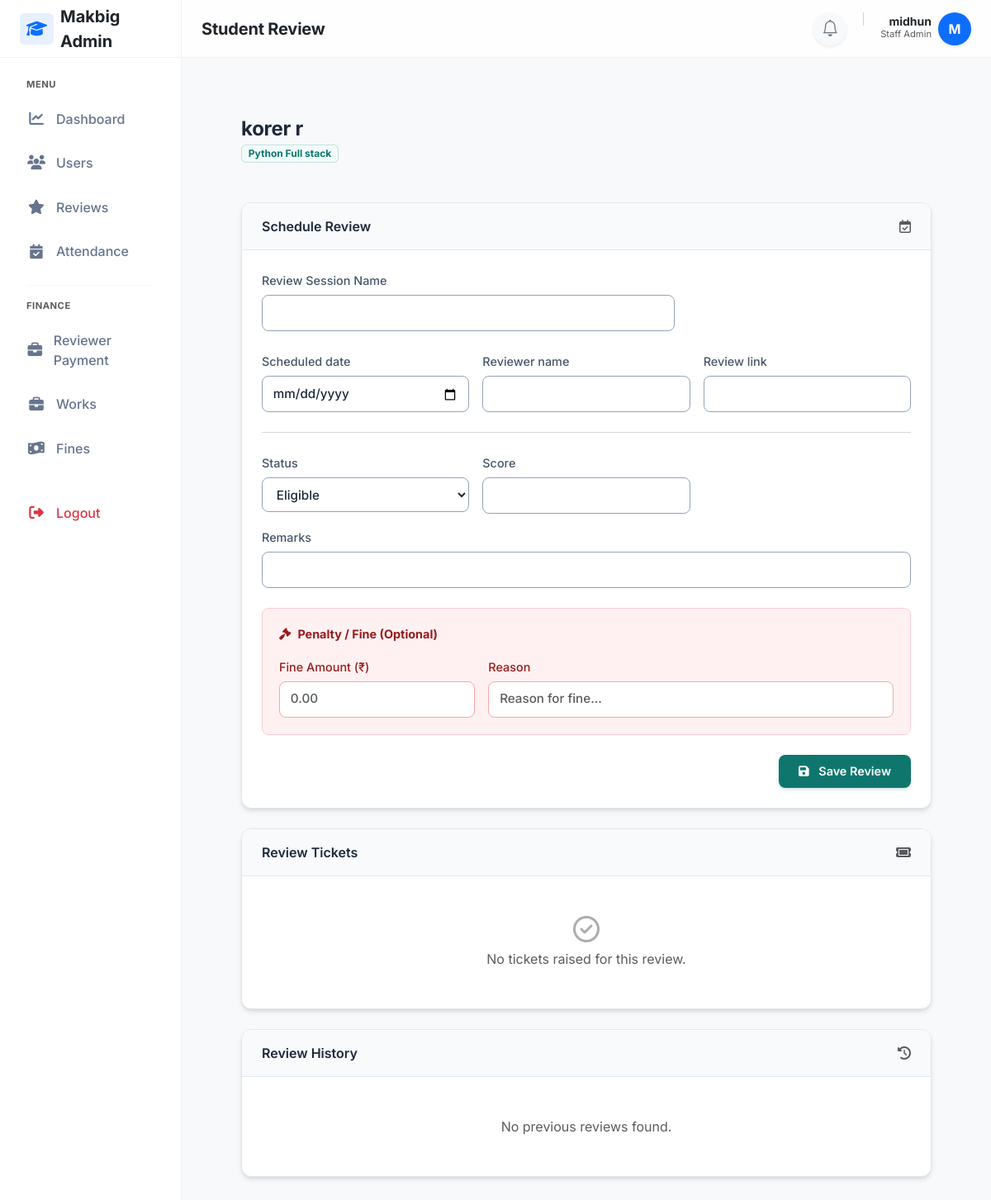
Before: /staff/reviews/1/?course=1 (signed in) with the older database file.
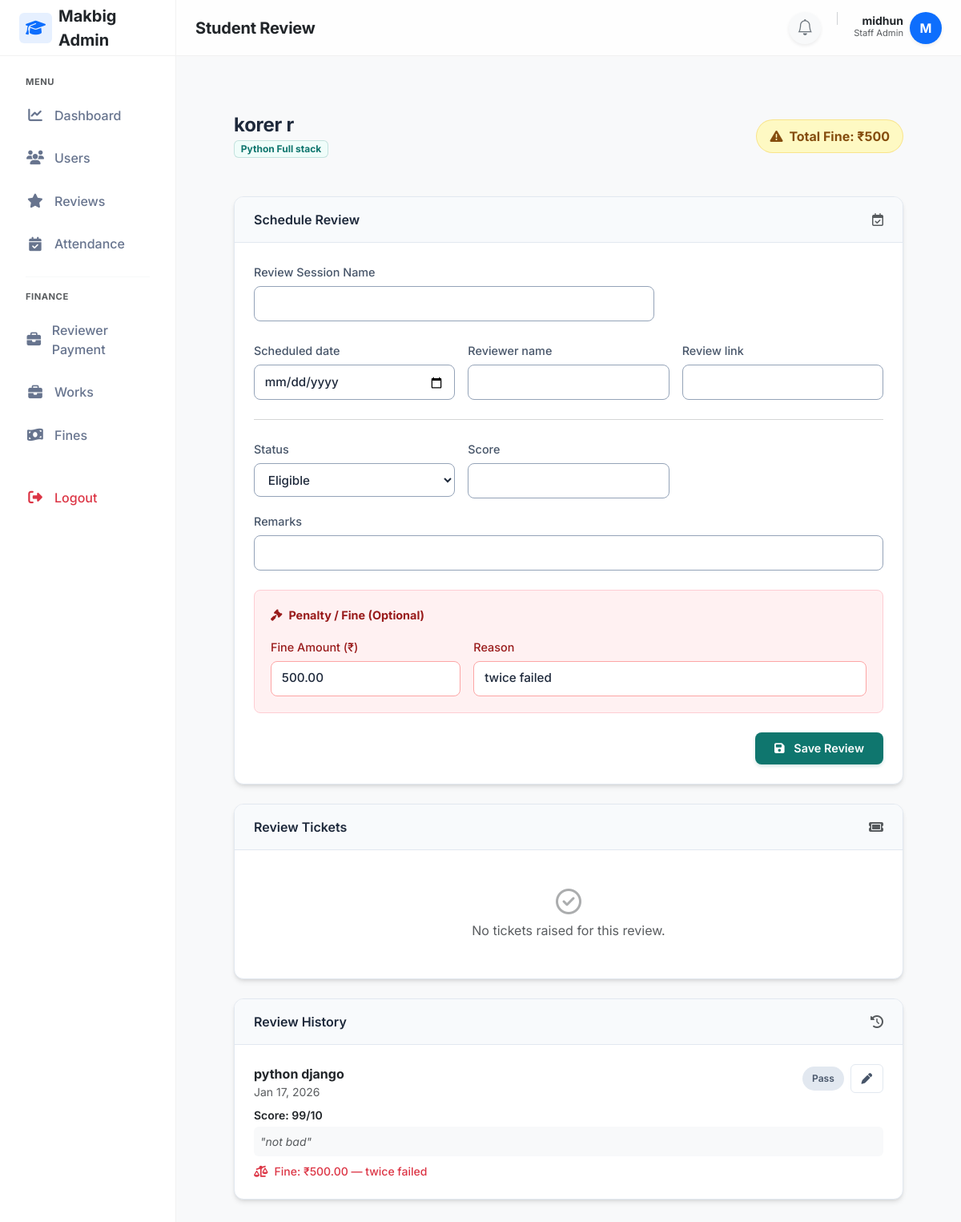
After: the same page with the newer database file.
### penalties/models.py (models this page shows, shortened)
class Penalty(models.Model):
    PENALTY_TYPE_CHOICES = [
        ('late', 'Late Submission'),
        ('absence', 'Absence'),
        ('misconduct', 'Misconduct'),
        ('review', 'Review Related'),
        ('other', 'Other'),
    ]
    student = models.ForeignKey(StudentProfile,on_delete=models.CASCADE,related_name='penalties')
    penalty_type = models.CharField(max_length=20,choices=PENALTY_TYPE_CHOICES)
    amount = models.DecimalField(max_digits=8,decimal_places=2)
    reason = models.TextField(blank=True)
    review_attendance = models.ForeignKey('reviews.ReviewAttendance',on_delete=models.SET_NULL,null=True,blank=True)
    attendance_record = models.ForeignKey(AttendanceRecord,on_delete=models.SET_NULL,null=True,blank=True,related_name='penalties')
    created_by = models.ForeignKey(settings.AUTH_USER_MODEL,on_delete=models.SET_NULL,null=True)
    created_at = models.DateTimeField(auto_now_add=True)
    is_paid = models.BooleanField(default=False)
    amount = models.DecimalField(
        max_digits=8,
        decimal_places=2,
        validators=[
            MinValueValidator(Decimal("0.00")),
            MaxValueValidator(Decimal("10000.00"))  # ₹10,000 HARD LIMIT
        ]
    )

### reviews/models.py (models this page shows, shortened)
class ReviewAttendance(models.Model):
    STATUS_CHOICES=(
        ('eligible','Eligible'),
        ('not_eligible', 'Not Eligible'),
        ('pass','Pass'),
        ('fail','Fail'),
    )
    student=models.ForeignKey(StudentProfile,on_delete=models.CASCADE,related_name='reviews')
    remarks=models.CharField(max_length=3550,null=True,blank=True)
    score=models.IntegerField(null=True,blank=True)
    session=models.ForeignKey(ReviewSession,on_delete=models.CASCADE,related_name='student_reviews')
    status=models.CharField(max_length=50, choices=STATUS_CHOICES,default='eligible')
    created_at = models.DateTimeField(auto_now_add=True)
    class Meta:
        constraints = [
            models.UniqueConstraint(
                fields=['student'],
                condition=Q(status__in=['eligible', 'not_eligible']),
                name='one_active_upcoming_review_per_student'
            )
        ]

class ReviewSession(models.Model):
    course=models.ForeignKey(Course,on_delete=models.CASCADE,related_name='review_sessions')
    created_at=models.DateTimeField(auto_now_add=True)
    scheduled_date=models.DateField()
    review_link=models.CharField(max_length=2550,blank=True,null=True)
    reviewer_name=models.CharField(max_length=250,blank=True,null=True)
    review_name=models.CharField(max_length=100)
    is_paid = models.BooleanField(default=False,blank=True,null=True)

### reviews/views.py (the view, shortened to what this page needs)
# urls.py: path('staff/reviews/<int:student_id>/', views.staff_student_review, name='staff_student_review'),
@login_required(login_url='staff_login')
@user_passes_test(is_staff_user, login_url='staff_login')
def staff_student_review(request, student_id):
    courses = Course.objects.all()
    selected_course = request.GET.get('course')
    student = get_object_or_404(StudentProfile, id=student_id)
    total_fine = Penalty.objects.filter(student=student).aggregate(total=Sum('amount'))['total'] or 0
    upcoming_review = ReviewAttendance.objects.filter(student=student,status__in=['eligible','not_eligible']).select_related('session').first()
    pending_ticket = None
    resolved_tickets = []
    existing_fine = Penalty.objects.filter(student=student,penalty_type='review').first()
    past_reviews = ReviewAttendance.objects.filter(student=student,status__in=['pass','fail']).select_related('session').order_by('-session__scheduled_date')
    session_form = ReviewSessionForm(instance=upcoming_review.session if upcoming_review else None)
    attendance_form = ReviewAttendanceForm(instance=upcoming_review)
    return render(request,'reviews/staff_student_review.html',{'courses':courses,'selected_course':selected_course,'student':student,'upcoming_review':upcoming_review,'past_reviews':past_reviews,'session_form':session_form,'attendance_form':attendance_form,'existing_fine': existing_fine,'total_fine': total_fine,'pending_ticket': pending_ticket,
    'resolved_tickets': resolved_tickets,
})

### reviews/forms.py (shortened to what this page needs)
class ReviewSessionForm(forms.ModelForm):
    scheduled_date = forms.DateField(
        widget=forms.DateInput(attrs={'type': 'date'})
    )
    class Meta:
        model=ReviewSession
        fields=['review_name','scheduled_date','reviewer_name','review_link']

class ReviewAttendanceForm(forms.ModelForm):
    class Meta:
        model = ReviewAttendance
        fields = ['status', 'score', 'remarks']

### reviews/views.py (called while the page is built)
def is_staff_user(user):
    return user.is_authenticated and (user.is_staff or user.is_superuser)

### reviewtickets/context_processors.py (called while the page is built)
def ticket_notifications(request):
    if request.user.is_authenticated and request.user.is_staff:
        count = ReviewTicket.objects.filter(
            status='pending',
            is_seen=False
        ).count()
        return {'ticket_notification_count': count}
    return {}

### templates/reviews/staff_student_review.html (shortened to what the changed rows need)
{% extends "layouts/staff_layout.html" %}
{% block content %}
<div class="review-container p-3 p-lg-5">
    <div class="d-flex d-flex-desktop justify-content-between align-items-center mb-5">
        <div class="header-actions">
            {% if total_fine > 0 %}
            <div class="d-flex align-items-center gap-2 px-3 py-2 rounded-pill"
                style="background: var(--warning-bg); color: var(--warning-text); border: 1px solid rgba(234, 179, 8, 0.3);">
                <i class="fa-solid fa-triangle-exclamation"></i>
                <strong style="white-space: nowrap;">Total Fine: ₹{{ total_fine }}</strong>
            </div>
            {% endif %}
        </div>
    </div>
    <div class="modern-card">
        <div class="card-body-styled">
            <form method="post">
                <div class="fine-section">
                    <div class="row g-3">
                        <div class="col-md-4">
                            <label class="form-label" style="color: var(--danger-text);">Fine Amount (₹)</label>
                             <input type="number" name="fine_amount" class="form-control" step="0.01" min="0"
                                max="10000" inputmode="decimal" placeholder="0.00" style="border-color: #fca5a5;"
                                value="{% if existing_fine %}{{ existing_fine.amount }}{% endif %}">
                        </div>
                        <div class="col-md-8">
                            <label class="form-label" style="color: var(--danger-text);">Reason</label>
                            <input type="text" name="fine_reason" class="form-control" placeholder="Reason for fine..."
                                style="border-color: #fca5a5;"
                                value="{% if existing_fine %}{{ existing_fine.reason }}{% endif %}">
                        </div>
                    </div>
                </div>
            </form>
        </div>
    </div>
    <div class="modern-card mb-0">
        <div class="card-body-styled">
            {% for review in past_reviews %}
            <div class="border-bottom pb-3 mb-3 last-no-border">
                <div class="d-flex justify-content-between align-items-start mb-2">
                    <div>
                        <strong class="text-dark">{{ review.session.review_name }}</strong>
                        <div class="small text-muted">
                            {{ review.session.scheduled_date|date:"M d, Y" }}
                        </div>
                    </div>
                    <div class="d-flex align-items-center gap-2">
                        <span class="badge-status">
                            {{ review.get_status_display }}
                        </span>
                        <a href="{% url 'staff_edit_completed_review' review.id %}" class="btn-outline-styled">
                            <i class="fa-solid fa-pen"></i>
                        </a>
                    </div>
                </div>
                {% if review.score %}
                <div class="small fw-semibold text-dark mb-1">
                    Score: {{ review.score }}/10
                </div>
                {% endif %}
                {% if review.remarks %}
                <div class="p-2 bg-light rounded text-muted small fst-italic mb-2">
                    "{{ review.remarks }}"
                </div>
                {% endif %}
                {% for penalty in review.penalty_set.all %}
                <div class="d-flex align-items-center gap-2 small text-danger fw-medium mt-1">
                    <i class="fa-solid fa-scale-unbalanced"></i>
                    Fine: ₹{{ penalty.amount }} — {{ penalty.reason }}
                </div>
                {% endfor %}
            </div>
            {% empty %}
            <div class="text-center py-4 text-muted">
                <p class="mb-0">No previous reviews found.</p>
            </div>
            {% endfor %}
        </div>
    </div>
</div>
{% endblock %}

Changed rows visible on the page:
added Penalty: fine_amount "500.00", fine_reason "twice failed", amount "500.00", reason "twice failed"
added ReviewAttendance: session.review_name "python django", session.scheduled_date "Jan 17, 2026", status "Pass", score "99", remarks "not bad"
Other visible differences:
{{ total_fine }}: (not shown) → "500"
text no longer shown: "No previous reviews found."
text now shown: "Total Fine: ₹"
